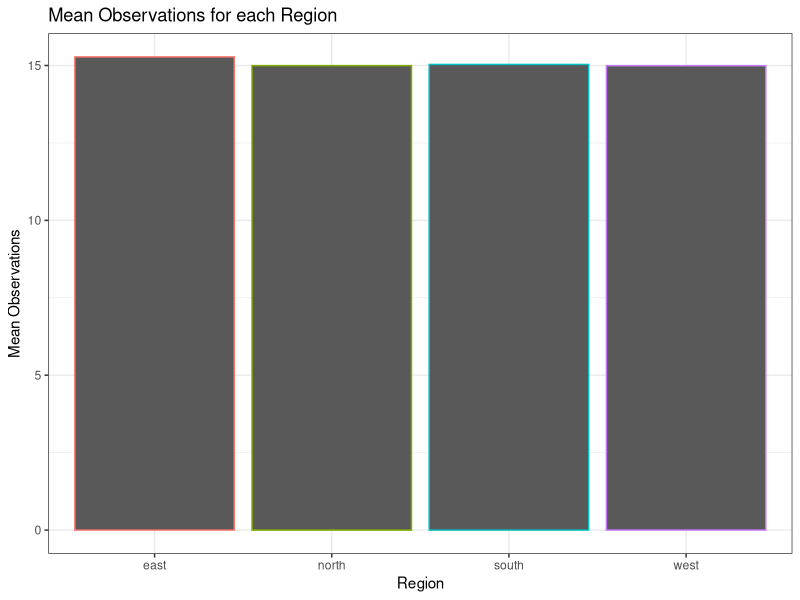

R code for this plot:
#Marlee Shaffer
#Exercise 10 - Analysis and Plotting 

#Set working directory 
setwd("~/Desktop/Biocomp_tutorial12")

#Load packages
library(ggplot2)
library(cowplot)

##Part 1
#Find data on two variables that you would expect to be related to each other 
#Write a script that loads the text file and produces a scatter plot with a trendline


##Part 2
#Write a script that generates two figures from data.txt
#Read the data.txt file 
data<-read.table("data.txt", header = TRUE, sep=",", stringsAsFactors = FALSE)

#Produce a bar plot of means of 4 populations
ggplot(data, aes(x = region, y = observations, color = region))+
  stat_summary(geom = "bar", fun = "mean")+ xlab("Region")+
  ylab("Mean Observations")+ ggtitle("Mean Observations for each Region")+
  theme_bw() + theme(legend.position = "none")

#Produce a scatterplot of all the observtions 


#Do the bar and scatter plots tell different stories? Why?

